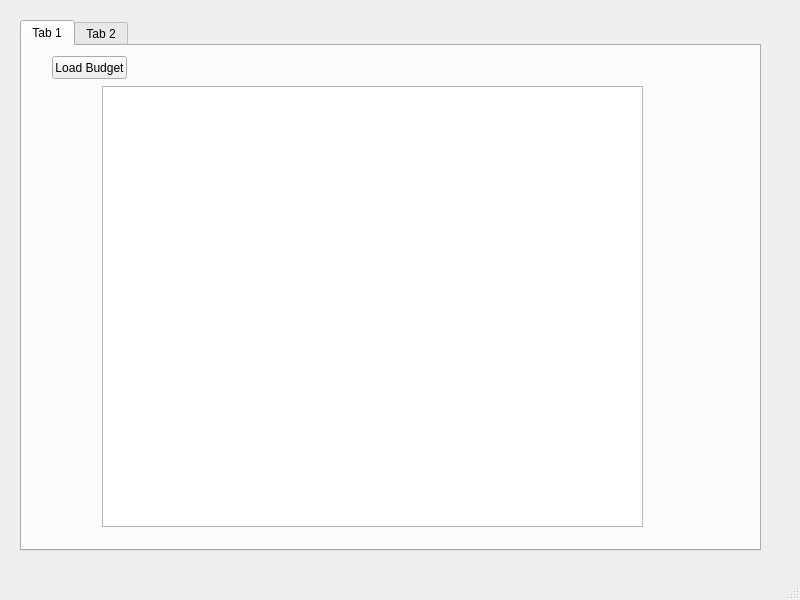
<?xml version="1.0" encoding="UTF-8"?>
<ui version="4.0">
 <class>MainWindow</class>
 <widget class="QMainWindow" name="MainWindow">
  <property name="geometry">
   <rect>
    <x>0</x>
    <y>0</y>
    <width>800</width>
    <height>600</height>
   </rect>
  </property>
  <property name="windowTitle">
   <string>MainWindow</string>
  </property>
  <widget class="QWidget" name="centralwidget">
   <widget class="QTabWidget" name="tabWidget">
    <property name="geometry">
     <rect>
      <x>20</x>
      <y>20</y>
      <width>741</width>
      <height>531</height>
     </rect>
    </property>
    <property name="toolTip">
     <string>&lt;html&gt;&lt;head/&gt;&lt;body&gt;&lt;p&gt;Budget&lt;/p&gt;&lt;/body&gt;&lt;/html&gt;</string>
    </property>
    <property name="currentIndex">
     <number>0</number>
    </property>
    <widget class="QWidget" name="tab">
     <attribute name="title">
      <string>Tab 1</string>
     </attribute>
     <widget class="QPushButton" name="pushButton">
      <property name="geometry">
       <rect>
        <x>30</x>
        <y>10</y>
        <width>75</width>
        <height>23</height>
       </rect>
      </property>
      <property name="text">
       <string>Load Budget</string>
      </property>
     </widget>
     <widget class="QTableView" name="budgetView">
      <property name="geometry">
       <rect>
        <x>80</x>
        <y>40</y>
        <width>541</width>
        <height>441</height>
       </rect>
      </property>
     </widget>
    </widget>
    <widget class="QWidget" name="tab_2">
     <attribute name="title">
      <string>Tab 2</string>
     </attribute>
    </widget>
   </widget>
  </widget>
  <widget class="QMenuBar" name="menubar">
   <property name="geometry">
    <rect>
     <x>0</x>
     <y>0</y>
     <width>800</width>
     <height>21</height>
    </rect>
   </property>
  </widget>
  <widget class="QStatusBar" name="statusbar"/>
 </widget>
 <resources/>
 <connections/>
</ui>
